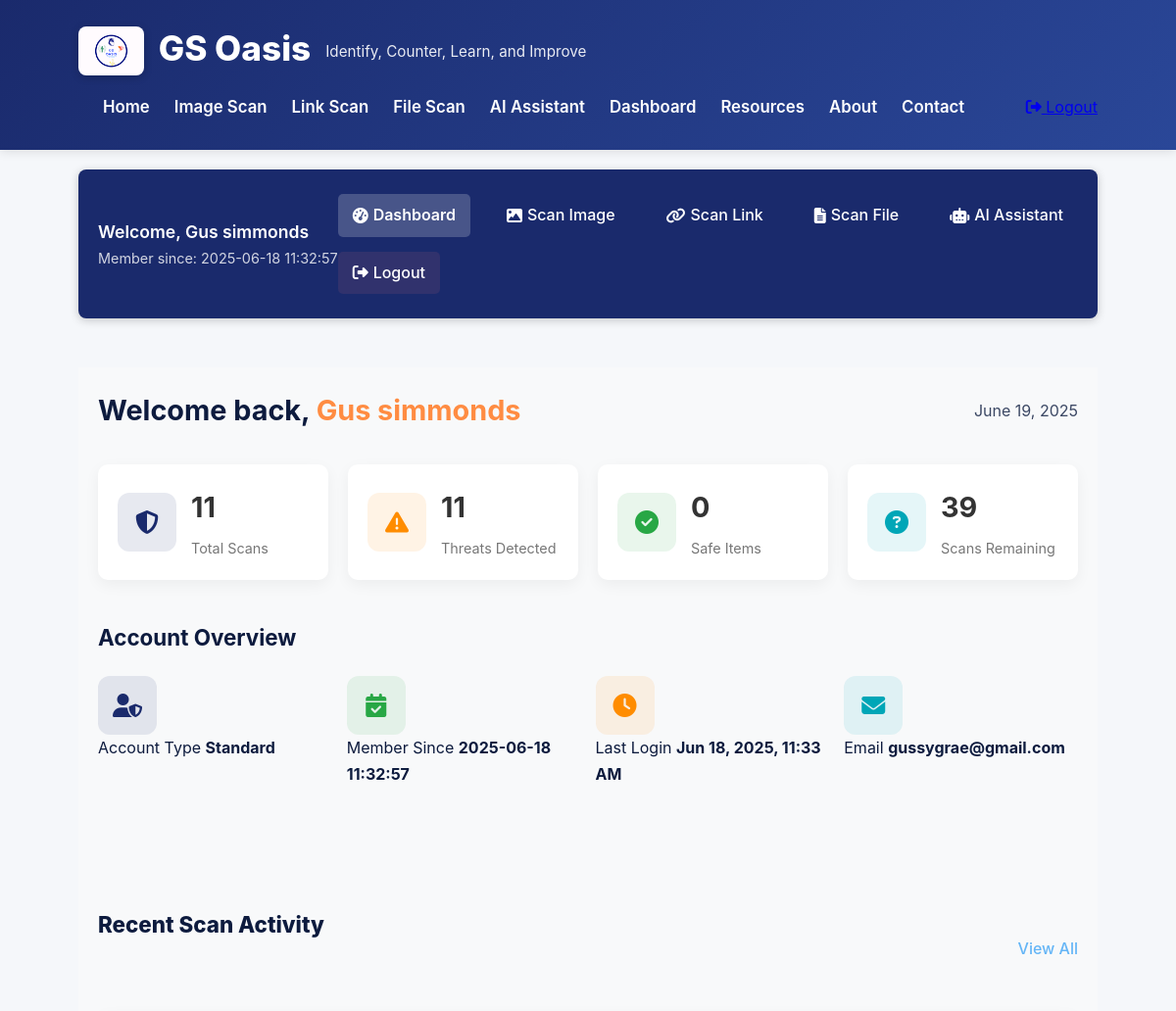
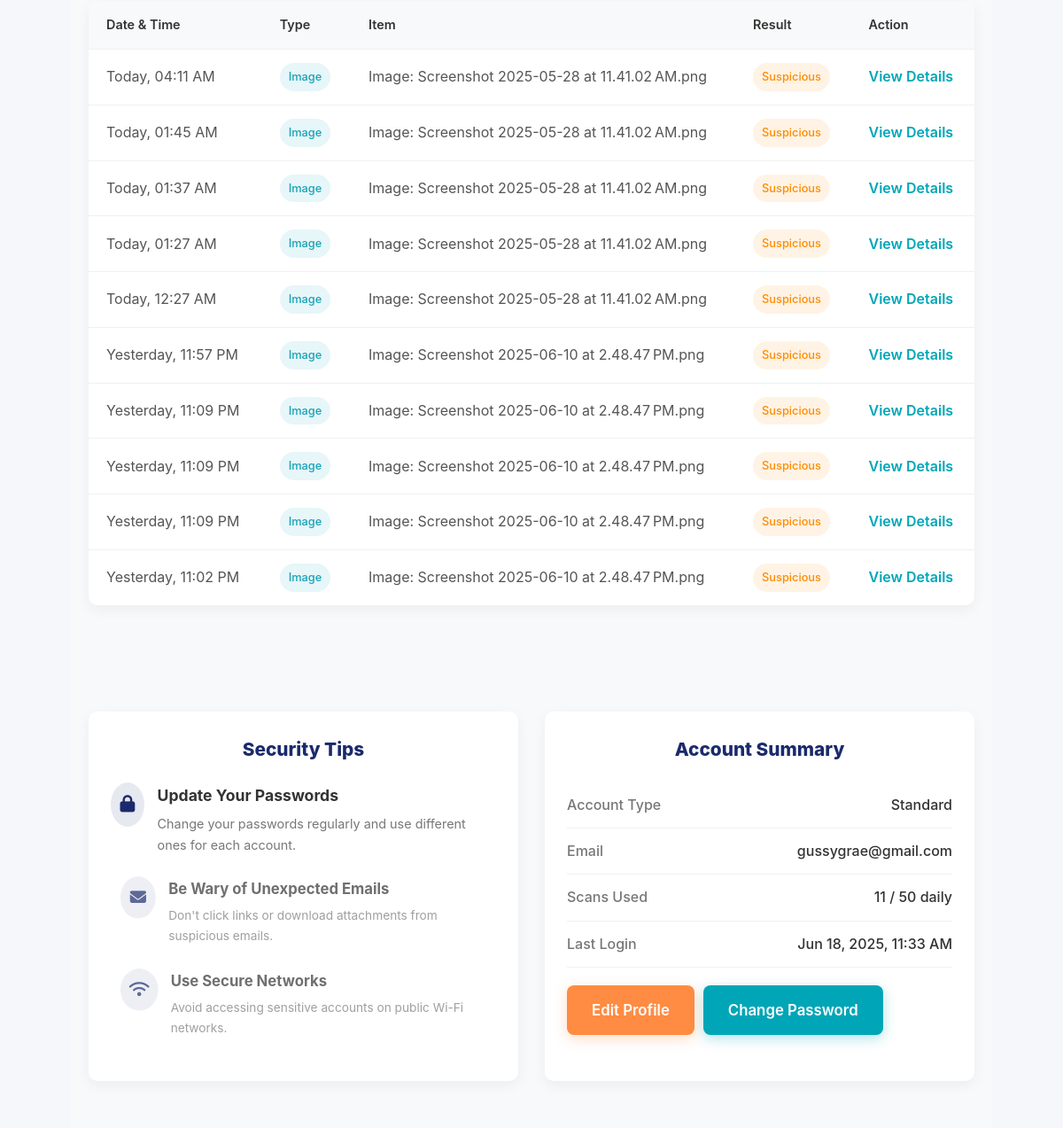
Page /dashboard (signed in, upper part) on the earlier database version (2 pictures, top to bottom).
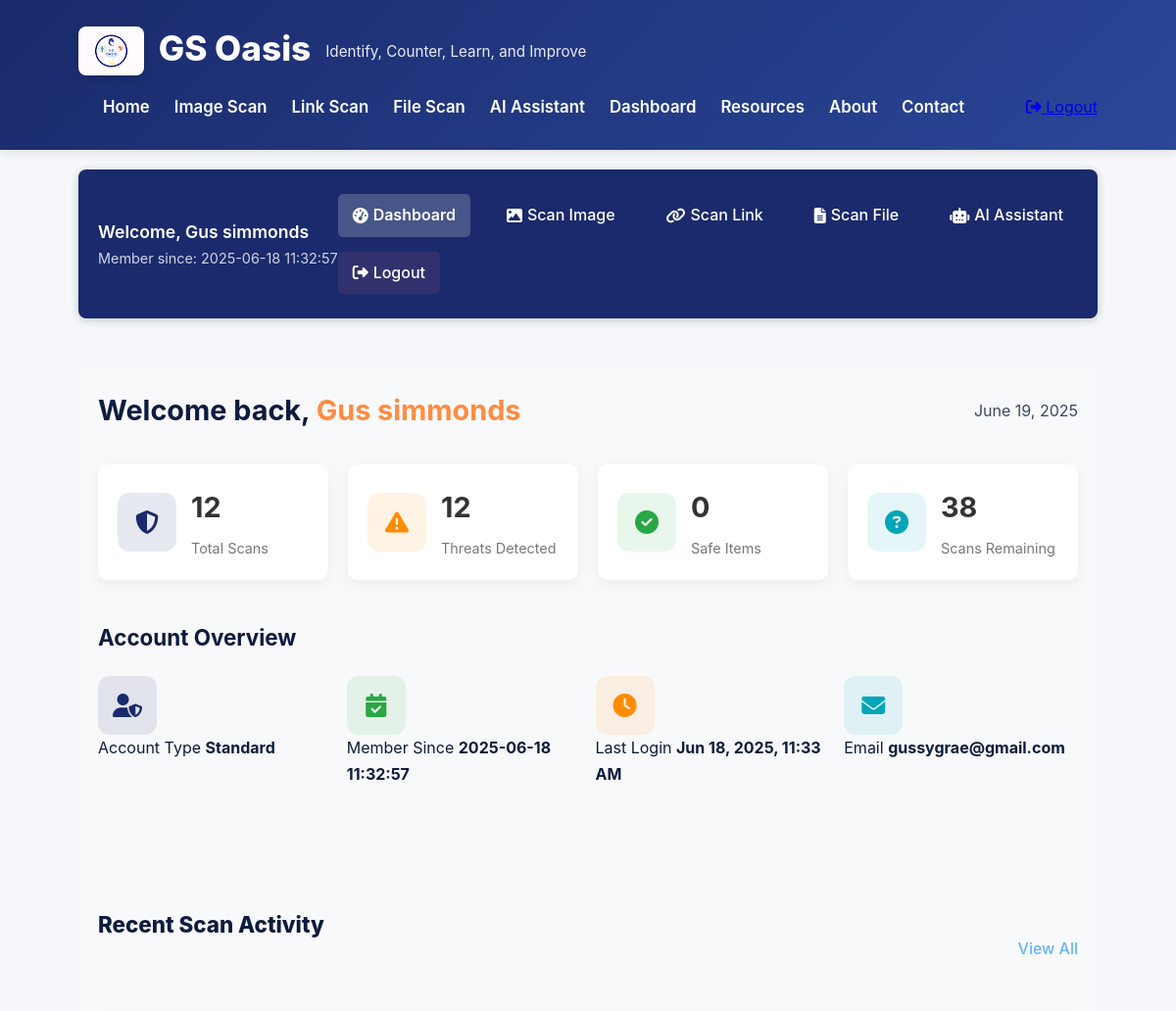
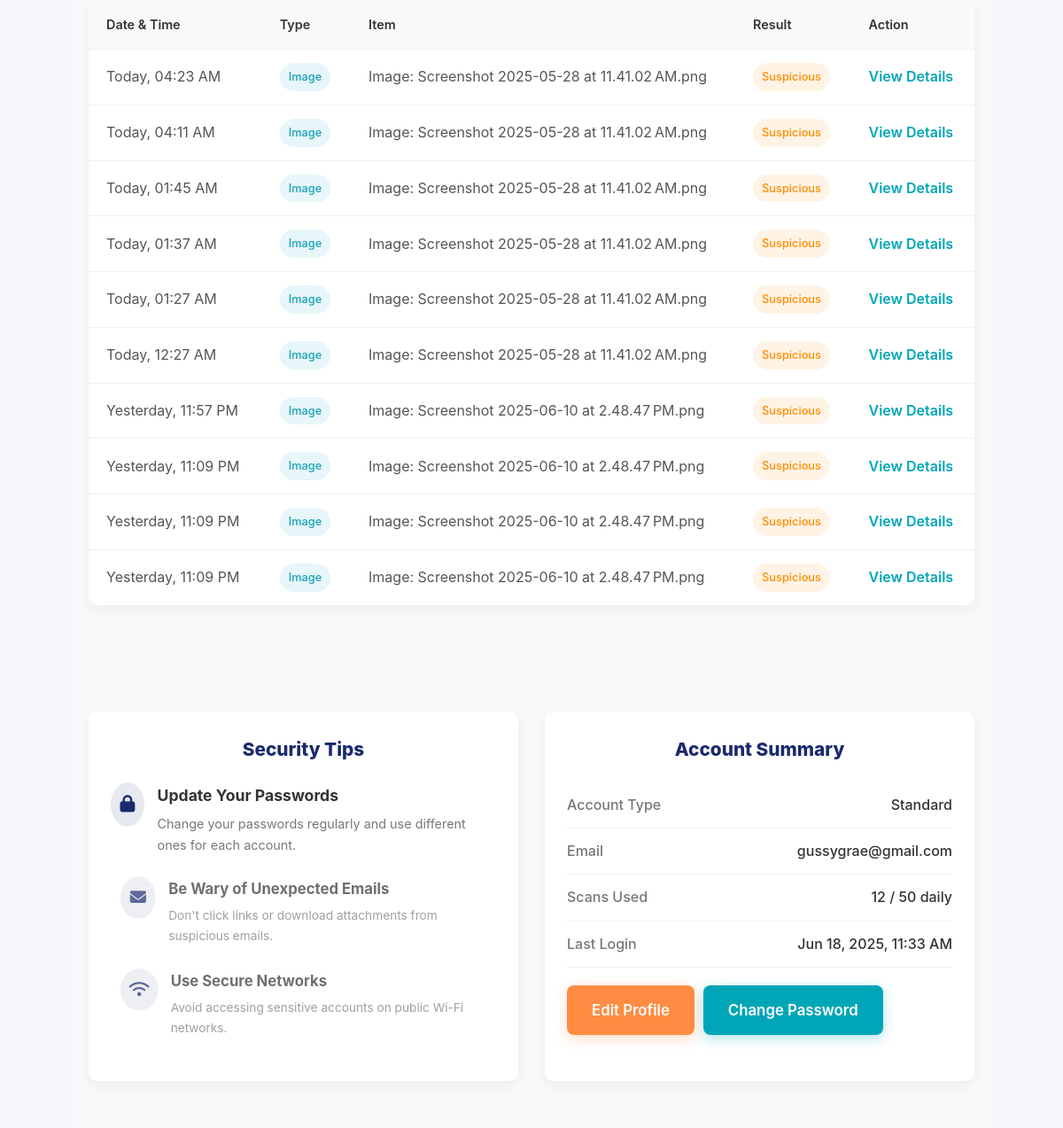
Same page on the later database version (2 pictures, top to bottom).
### tables this page shows
CREATE TABLE users (
                id INTEGER PRIMARY KEY AUTOINCREMENT,
                username TEXT UNIQUE NOT NULL,
                email TEXT NOT NULL,
                password TEXT NOT NULL
            , created_at TEXT, last_login TEXT, account_type TEXT);

CREATE TABLE scan_history (
                id INTEGER PRIMARY KEY AUTOINCREMENT,
                user_id INTEGER,
                scan_date TEXT DEFAULT CURRENT_TIMESTAMP,
                scan_type TEXT NOT NULL,
                scan_item TEXT NOT NULL,
                result TEXT NOT NULL,
                FOREIGN KEY (user_id) REFERENCES users(id)
            );

### gs-oasis/app.py (the view, shortened to what this page needs)
@app.route('/dashboard')
@login_required
def dashboard():
    username = session.get('username')
    with sqlite3.connect('database.db') as conn:
        cursor = conn.cursor()
        cursor.execute("PRAGMA table_info(users)")
        columns = [col[1] for col in cursor.fetchall()]
        select_fields = ["email"]
        if 'created_at' in columns:
            select_fields.append('created_at')
        if 'last_login' in columns:
            select_fields.append('last_login')
        query = f"SELECT {', '.join(select_fields)} FROM users WHERE username = ?"
        try:
            cursor.execute(query, (username,))
            user_data = cursor.fetchone()
            if user_data:
                email = user_data[0]
                join_date = "N/A"
                last_login = "N/A"
                field_index = 1
                if 'created_at' in columns and len(user_data) > field_index:
                    join_date = user_data[field_index] if user_data[field_index] else "N/A"
                    field_index += 1
                if 'last_login' in columns and len(user_data) > field_index:
                    last_login = user_data[field_index] if user_data[field_index] else "N/A"
            else:
                email = "N/A"
                join_date = "N/A"
                last_login = "N/A"
        except sqlite3.Error as e:
            print(f"Database error: {str(e)}")
            email = "N/A"
            join_date = "N/A"
            last_login = "N/A"
        user_id = session.get('user_id')
        try:
            cursor.execute("SELECT COUNT(*) FROM scan_history WHERE user_id = ?", (user_id,))
            scan_count = cursor.fetchone()[0] or 0
            cursor.execute("SELECT COUNT(*) FROM scan_history WHERE user_id = ? AND result LIKE '%suspicious%' OR result LIKE '%danger%' OR result LIKE '%scam%'", (user_id,))
            threat_count = cursor.fetchone()[0] or 0
            cursor.execute("SELECT COUNT(*) FROM scan_history WHERE user_id = ? AND result LIKE '%safe%'", (user_id,))
            safe_count = cursor.fetchone()[0] or 0
            daily_limit = 50  # Could make this dynamic based on account type
            remaining_scans = daily_limit - scan_count if scan_count < daily_limit else 0
        except sqlite3.Error as e:
            print(f"Error fetching scan statistics: {e}")
            scan_count = 0
            threat_count = 0
            safe_count = 0
            remaining_scans = 50
        if last_login != "N/A":
            try:
                login_time = time.strptime(last_login, "%Y-%m-%d %H:%M:%S")
                today = time.strftime("%Y-%m-%d")
                if time.strftime("%Y-%m-%d", login_time) == today:
                    last_login = "Today, " + time.strftime("%I:%M %p", login_time)
                else:
                    last_login = time.strftime("%b %d, %Y, %I:%M %p", login_time)
            except:
                pass
        current_date = time.strftime("%B %d, %Y")
        recent_activities = []
        try:
            cursor.execute("""
                SELECT scan_date, scan_type, scan_item, result
                FROM scan_history
                WHERE user_id = ?
                ORDER BY scan_date DESC LIMIT 10
            """, (user_id,))
            history_items = cursor.fetchall()
            for item in history_items:
                scan_date, scan_type, scan_item, result = item
                try:
                    item_date = time.strptime(scan_date, "%Y-%m-%d %H:%M:%S")
                    today = time.strftime("%Y-%m-%d")
                    yesterday = time.strftime("%Y-%m-%d", time.localtime(time.time() - 86400))
                    if time.strftime("%Y-%m-%d", item_date) == today:
                        formatted_date = "Today, " + time.strftime("%I:%M %p", item_date)
                    elif time.strftime("%Y-%m-%d", item_date) == yesterday:
                        formatted_date = "Yesterday, " + time.strftime("%I:%M %p", item_date)
                    else:
                        formatted_date = time.strftime("%b %d, %I:%M %p", item_date)
                except:
                    formatted_date = scan_date
                result_category = "safe"
                if "suspicious" in result.lower() or "warning" in result.lower():
                    result_category = "suspicious"
                elif "danger" in result.lower() or "scam" in result.lower() or "threat" in result.lower():
                    result_category = "dangerous"
                recent_activities.append({
                    "date": formatted_date,
                    "type": scan_type,
                    "item": scan_item,
                    "result": result_category
                })
        except sqlite3.Error as e:
            print(f"Error fetching scan history: {e}")
            recent_activities = [{
                "date": "No scan history available",
                "type": "none",
                "item": "Database error occurred",
                "result": "none"
            }]
    return render_template('dashboard.html',
                          username=username,
                          email=email,
                          join_date=join_date,
                          current_date=current_date,
                          scan_count=scan_count,
                          threat_count=threat_count,
                          safe_count=safe_count,
                          remaining_scans=remaining_scans,
                          last_login=last_login,
                          recent_activities=recent_activities)

### gs-oasis/templates/dashboard.html
{% extends 'base.html' %}
{% block content %}
<div class="dashboard-container">
    <div class="dashboard-topnav">
        <div class="user-info">
            <span class="welcome-message">Welcome, {{ username }}</span>
            <span class="member-since">Member since: {{ join_date }}</span>
        </div>
        <nav class="top-nav">
            <a href="{{ url_for('dashboard') }}" class="active"><i class="fas fa-tachometer-alt"></i> Dashboard</a>
            <a href="{{ url_for('scan_image') }}"><i class="fas fa-image"></i> Scan Image</a>
            <a href="{{ url_for('scan_link') }}"><i class="fas fa-link"></i> Scan Link</a>
            <a href="{{ url_for('scan_file') }}"><i class="fas fa-file-alt"></i> Scan File</a>
            <a href="{{ url_for('ai_assistant') }}"><i class="fas fa-robot"></i> AI Assistant</a>
            <a href="{{ url_for('logout') }}" class="logout-btn"><i class="fas fa-sign-out-alt"></i> Logout</a>
        </nav>
    </div>
    <div class="dashboard-main">
        <div class="dashboard-header">
            <h1>Welcome back, <span class="highlight">{{ username }}</span></h1>
            <div class="date">{{ current_date }}</div>
        </div>
        <div class="stats-overview">
            <div class="stat-card">
                <div class="stat-icon">
                    <i class="fas fa-shield-alt"></i>
                </div>
                <div class="stat-details">
                    <h3>{{ scan_count }}</h3>
                    <p>Total Scans</p>
                </div>
            </div>
            <div class="stat-card">
                <div class="stat-icon warning">
                    <i class="fas fa-exclamation-triangle"></i>
                </div>
                <div class="stat-details">
                    <h3>{{ threat_count }}</h3>
                    <p>Threats Detected</p>
                </div>
            </div>
            <div class="stat-card">
                <div class="stat-icon success">
                    <i class="fas fa-check-circle"></i>
                </div>
                <div class="stat-details">
                    <h3>{{ safe_count }}</h3>
                    <p>Safe Items</p>
                </div>
            </div>
            <div class="stat-card">
                <div class="stat-icon info">
                    <i class="fas fa-question-circle"></i>
                </div>
                <div class="stat-details">
                    <h3>{{ remaining_scans }}</h3>
                    <p>Scans Remaining</p>
                </div>
            </div>
        </div>
        <div class="quick-actions">
            <h2>Account Overview</h2>
            <div class="action-buttons">
                <div class="account-stat">
                    <div class="stat-icon">
                        <i class="fas fa-user-shield"></i>
                    </div>
                    <div class="stat-info">
                        <span>Account Type</span>
                        <strong>Standard</strong>
                    </div>
                </div>
                <div class="account-stat">
                    <div class="stat-icon success">
                        <i class="fas fa-calendar-check"></i>
                    </div>
                    <div class="stat-info">
                        <span>Member Since</span>
                        <strong>{{ join_date }}</strong>
                    </div>
                </div>
                <div class="account-stat">
                    <div class="stat-icon warning">
                        <i class="fas fa-clock"></i>
                    </div>
                    <div class="stat-info">
                        <span>Last Login</span>
                        <strong>{{ last_login }}</strong>
                    </div>
                </div>
                <div class="account-stat">
                    <div class="stat-icon info">
                        <i class="fas fa-envelope"></i>
                    </div>
                    <div class="stat-info">
                        <span>Email</span>
                        <strong>{{ email }}</strong>
                    </div>
                </div>
            </div>
        </div>
        <section id="history" class="recent-activity">
            <div class="section-header">
                <h2>Recent Scan Activity</h2>
                <a href="#" class="view-all">View All</a>
            </div>
            <div class="activity-table">
                <table>
                    <thead>
                        <tr>
                            <th>Date & Time</th>
                            <th>Type</th>
                            <th>Item</th>
                            <th>Result</th>
                            <th>Action</th>
                        </tr>
                    </thead>
                    <tbody>
                        {% for activity in recent_activities %}
                        <tr>
                            <td>{{ activity.date }}</td>
                            <td>
                                {% if activity.type == 'image' %}
                                <span class="badge image">Image</span>
                                {% elif activity.type == 'link' %}
                                <span class="badge link">Link</span>
                                {% elif activity.type == 'file' %}
                                <span class="badge file">File</span>
                                {% endif %}
                            </td>
                            <td>{{ activity.item }}</td>
                            <td>
                                {% if activity.result == 'safe' %}
                                <span class="badge success">Safe</span>
                                {% elif activity.result == 'suspicious' %}
                                <span class="badge warning">Suspicious</span>
                                {% elif activity.result == 'dangerous' %}
                                <span class="badge danger">Dangerous</span>
                                {% endif %}
                            </td>
                            <td><a href="#" class="btn-text">View Details</a></td>
                        </tr>
                        {% endfor %}
                    </tbody>
                </table>
            </div>
        </section>
        <div class="dashboard-row">
            <section id="security" class="security-tips">
                <h2>Security Tips</h2>
                <div class="tip-list">
                    <div class="tip-item">
                        <div class="tip-icon"><i class="fas fa-lock"></i></div>
                        <div class="tip-content">
                            <h3>Update Your Passwords</h3>
                            <p>Change your passwords regularly and use different ones for each account.</p>
                        </div>
                    </div>
                    <div class="tip-item">
                        <div class="tip-icon"><i class="fas fa-envelope"></i></div>
                        <div class="tip-content">
                            <h3>Be Wary of Unexpected Emails</h3>
                            <p>Don't click links or download attachments from suspicious emails.</p>
                        </div>
                    </div>
                    <div class="tip-item">
                        <div class="tip-icon"><i class="fas fa-wifi"></i></div>
                        <div class="tip-content">
                            <h3>Use Secure Networks</h3>
                            <p>Avoid accessing sensitive accounts on public Wi-Fi networks.</p>
                        </div>
                    </div>
                </div>
            </section>
            <section id="settings" class="account-summary">
                <h2>Account Summary</h2>
                <div class="account-details">
                    <div class="detail-row">
                        <div class="detail-label">Account Type</div>
                        <div class="detail-value">Standard</div>
                    </div>
                    <div class="detail-row">
                        <div class="detail-label">Email</div>
                        <div class="detail-value">{{ email }}</div>
                    </div>
                    <div class="detail-row">
                        <div class="detail-label">Scans Used</div>
                        <div class="detail-value">{{ scan_count }} / 50 daily</div>
                    </div>
                    <div class="detail-row">
                        <div class="detail-label">Last Login</div>
                        <div class="detail-value">{{ last_login }}</div>
                    </div>
                    <div class="detail-buttons">
                        <a href="{{ url_for('edit_profile') }}" class="btn btn-primary">Edit Profile</a>
                        <a href="{{ url_for('change_password') }}" class="btn btn-secondary">Change Password</a>
                    </div>
                </div>
            </section>
        </div>
    </div>
</div>
{% endblock %}

Differences in the rows shown:
no longer on this page (row unchanged): scan_history: date "Yesterday, 11:02 PM", scan_type "Image", item "Image: Screenshot 2025-06-10 at 2.48.47 PM.png", shows "Suspicious"
added scan_history: date "Today, 04:23 AM", scan_type "Image", item "Image: Screenshot 2025-05-28 at 11.41.02 AM.png", shows "Suspicious"
Other differences:
{{ scan_count }}: "11" → "12"
{{ threat_count }}: "11" → "12"
{{ remaining_scans }}: "39" → "38"
